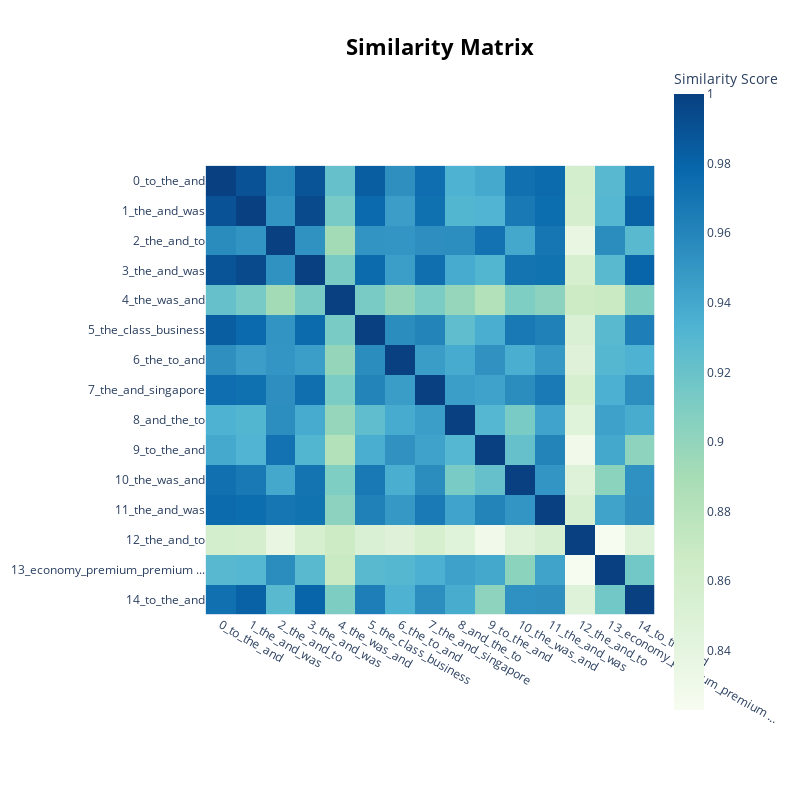

Source (notebook cell):
### Code cell
topic_list = [0,1,2,3,4,5,6,7,8,9,10,11,12,13,14]
topic_model.visualize_heatmap(topics=topic_list)

### Figure 1 — Plotly figure (JSON) as saved in the notebook; plotly's stock layout.template omitted (floating-point values rounded to 4 significant figures; data arrays with more than 128 entries replaced by an {"elided": "..."} marker saying what was removed)
{"data": [{"coloraxis": "coloraxis", "hovertemplate": "x: %{x}<br>y: %{y}<br>Similarity Score: %{z}<extra></extra>", "name": "0", "type": "heatmap", "x": ["0_to_the_and", "1_the_and_was", "2_the_and_to", "3_the_and_was", "4_the_was_and", "5_the_class_business", "6_the_to_and", "7_the_and_singapore", "8_and_the_to", "9_to_the_and", "10_the_was_and", "11_the_and_was", "12_the_and_to", "13_economy_premium_premium ...", "14_to_the_and"], "xaxis": "x", "y": ["0_to_the_and", "1_the_and_was", "2_the_and_to", "3_the_and_was", "4_the_was_and", "5_the_class_business", "6_the_to_and", "7_the_and_singapore", "8_and_the_to", "9_to_the_and", "10_the_was_and", "11_the_and_was", "12_the_and_to", "13_economy_premium_premium ...", "14_to_the_and"], "yaxis": "y", "z": {"elided": "15x15 float values"}}], "layout": {"coloraxis": {"colorbar": {"title": {"text": "Similarity Score"}}, "colorscale": [[0, "rgb(247,252,240)"], [0.125, "rgb(224,243,219)"], [0.25, "rgb(204,235,197)"], [0.375, "rgb(168,221,181)"], [0.5, "rgb(123,204,196)"], [0.625, "rgb(78,179,211)"], [0.75, "rgb(43,140,190)"], [0.875, "rgb(8,104,172)"], [1, "rgb(8,64,129)"]]}, "height": 800, "hoverlabel": {"bgcolor": "white", "font": {"family": "Rockwell", "size": 16}}, "legend": {"title": {"text": "Trend"}}, "margin": {"t": 60}, "showlegend": true, "title": {"font": {"color": "Black", "size": 22}, "text": "<b>Similarity Matrix</b>", "x": 0.55, "xanchor": "center", "y": 0.95, "yanchor": "top"}, "width": 800, "xaxis": {"anchor": "y", "constrain": "domain", "domain": [0, 1], "scaleanchor": "y"}, "yaxis": {"anchor": "x", "autorange": "reversed", "constrain": "domain", "domain": [0, 1]}}}
